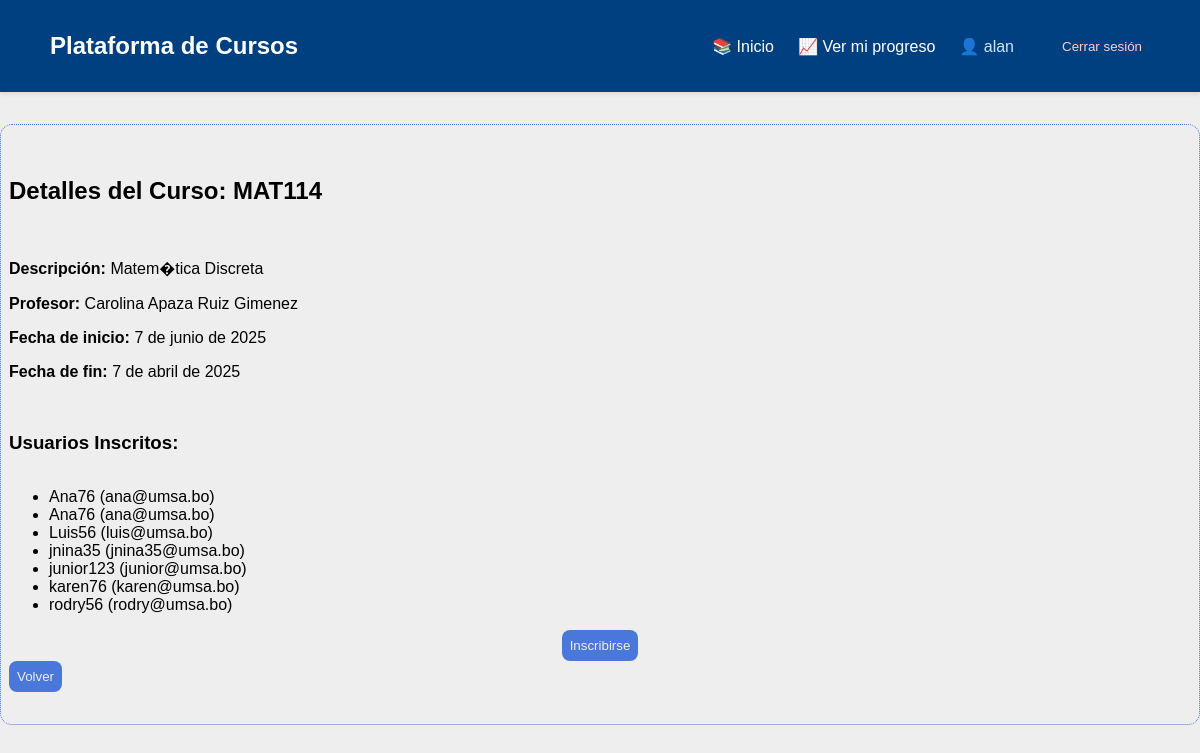
The app's page /curso/2/ (signed in), older data.
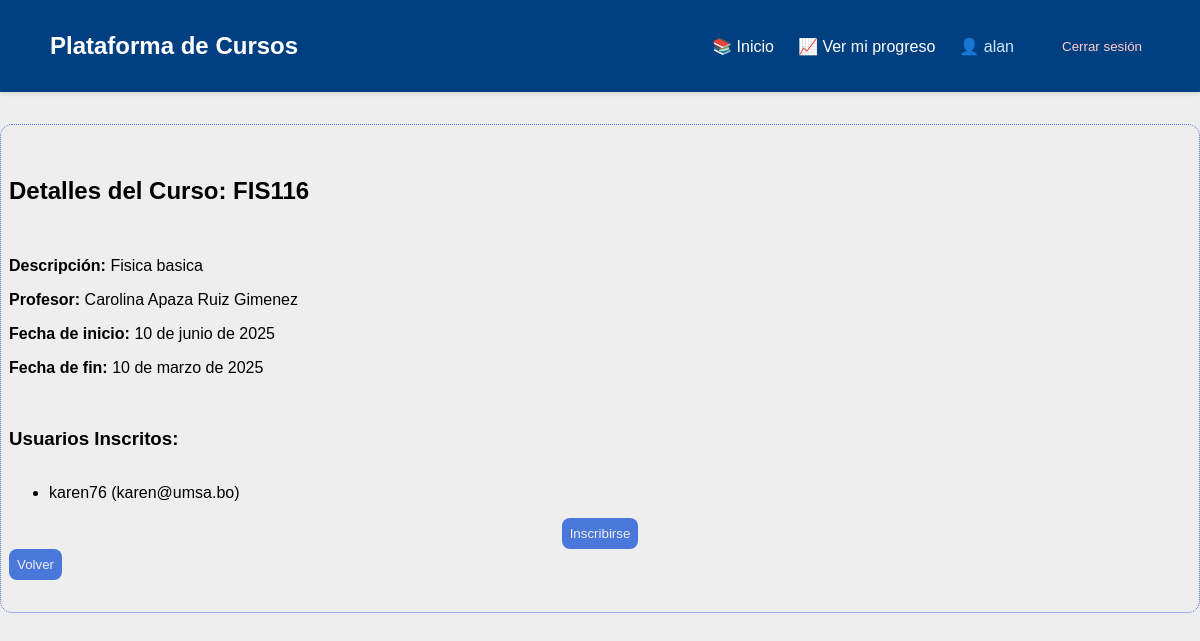
The same page, newer data.
### cursos/models.py (models this page shows, shortened)
class Curso(models.Model):
    titulo = models.CharField(max_length=200)
    descripcion = models.TextField()
    fecha_inicio = models.DateField()
    fecha_fin = models.DateField()
    profesor = models.ForeignKey(Profesor, on_delete=models.CASCADE)

class Inscripcion(models.Model):
    user = models.ForeignKey(User, on_delete=models.CASCADE, null=True, blank=True)
    nombre_estudiante = models.CharField(max_length=100)
    email_estudiante = models.EmailField()
    fecha_inscripcion = models.DateField(auto_now_add=True)
    curso = models.ForeignKey(Curso, on_delete=models.CASCADE)

class Profesor(models.Model):
    user = models.OneToOneField(User, on_delete=models.CASCADE) #Relacion de usuario para que el maestro tenga una sesion igual al estudiante
    nombre = models.CharField(max_length=100)
    email = models.EmailField(unique=True)
    especialidad = models.CharField(max_length=100)

### cursos/views.py (the view)
# urls.py: path("curso/<int:curso_id>/", views.detalle_curso, name="detalle_curso"),
@login_required
def detalle_curso(request, curso_id):
    curso = get_object_or_404(Curso, id=curso_id)
    inscripciones = Inscripcion.objects.filter(curso=curso)
    es_profesor = hasattr(request.user, 'profesor')
    esta_inscrito = Inscripcion.objects.filter(user=request.user, curso=curso).exists() if request.user.is_authenticated else False
    return render(request, 'cursos/detalle_Cursos.html', {
        'curso': curso,
        'inscripciones': inscripciones,
        'es_profesor': es_profesor,
        'esta_inscrito': esta_inscrito
    })

### cursos/templates/cursos/detalle_Cursos.html (shortened to what this page needs)
{% extends 'cursos/base.html' %}
{% block content %}
    <h2>Detalles del Curso: {{ curso.titulo }}</h2>
    <div class="detalle">
        <p><strong>Descripción:</strong> {{ curso.descripcion }}</p>
        <p><strong>Profesor:</strong> {{ curso.profesor.nombre }}</p>
        <p><strong>Fecha de inicio:</strong> {{ curso.fecha_inicio }}</p>
        <p><strong>Fecha de fin:</strong> {{ curso.fecha_fin }}</p>
    </div>
    <h3>Usuarios Inscritos:</h3>
    <ul>
        {% for inscripcion in inscripciones %}
            <li>
                {% if inscripcion.user %}
                    {{ inscripcion.user.username }} ({{ inscripcion.email_estudiante }})
                {% else %}
                    {{ inscripcion.nombre_estudiante }} ({{ inscripcion.email_estudiante }})
                {% endif %}
            </li>
        {% empty %}
            <li>No hay usuarios inscritos.</li>
        {% endfor %}
    </ul>
    {% if user.is_authenticated and not es_profesor %}
        {% if not esta_inscrito %}
            <form method="post" action="{% url 'inscribirse_curso' curso.id %}">
                <button type="submit">Inscribirse</button>
            </form>
        {% else %}
            <a href="{% url 'darse_de_baja_curso' curso.id %}"><button>Darse de baja</button></a>
        {% endif %}
    {% else %}
        {% if not user.is_authenticated %}
            <p>Debes <a href="{% url 'login' %}">iniciar sesión</a> para inscribirte.</p>
        {% endif %}
    {% endif %}
    {% if es_profesor %}
        <a href="{% url 'dashboard' %}"><button>Volver</button></a>
    {% else %}
        <a href="{% url 'lista_cursos' %}"><button>Volver</button></a>
    {% endif %}
{% endblock %}

Row changes from the older to the newer data that the page shows:
removed Inscripcion: user.username "Ana76", email_estudiante "ana@umsa.bo"
no longer on this page (row edited): Inscripcion: user.username "Ana76", email_estudiante "ana@umsa.bo"
removed Inscripcion: user.username "Luis56", email_estudiante "luis@umsa.bo"
removed Inscripcion: user.username "jnina35", email_estudiante "jnina35@umsa.bo"
removed Inscripcion: user.username "junior123", email_estudiante "junior@umsa.bo"
removed Inscripcion: user.username "rodry56", email_estudiante "rodry@umsa.bo"
changed Curso "Carolina Apaza Ruiz Gimenez": titulo "MAT114" → "FIS116"; descripcion "Matem�tica Discreta" → "Fisica basica"; fecha_inicio "7 de junio de 2025" → "10 de junio de 2025"; fecha_fin "7 de abril de 2025" → "10 de marzo de 2025"
